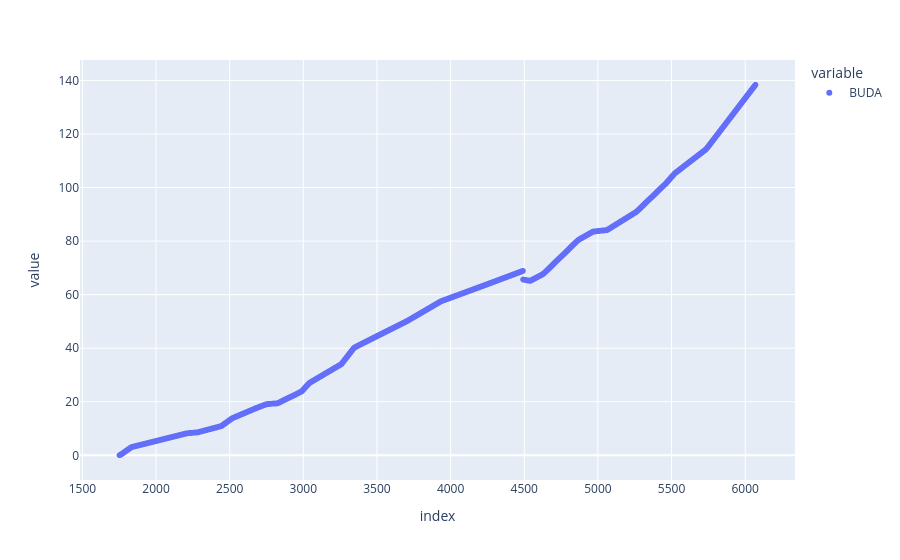

The cell this chart's notebook holds for it:
### Code cell
px.scatter(well_data.loc[first_pred_idx:,"BUDA"] -well_data.loc[last_known_idx,"BUDA"])

### Figure 1 — Plotly figure (JSON) as saved in the notebook; plotly's stock layout.template omitted (floating-point values rounded to 4 significant figures; data arrays with more than 128 entries replaced by an {"elided": "..."} marker saying what was removed)
{"data": [{"hovertemplate": "variable=BUDA<br>index=%{x}<br>value=%{y}<extra></extra>", "legendgroup": "BUDA", "marker": {"color": "#636efa", "symbol": "circle"}, "mode": "markers", "name": "BUDA", "showlegend": true, "type": "scattergl", "x": {"elided": "4319 int values"}, "xaxis": "x", "y": {"elided": "4319 float values"}, "yaxis": "y"}], "layout": {"legend": {"title": {"text": "variable"}, "tracegroupgap": 0}, "margin": {"t": 60}, "xaxis": {"anchor": "y", "domain": [0, 1], "title": {"text": "index"}}, "yaxis": {"anchor": "x", "domain": [0, 1], "title": {"text": "value"}}}}
